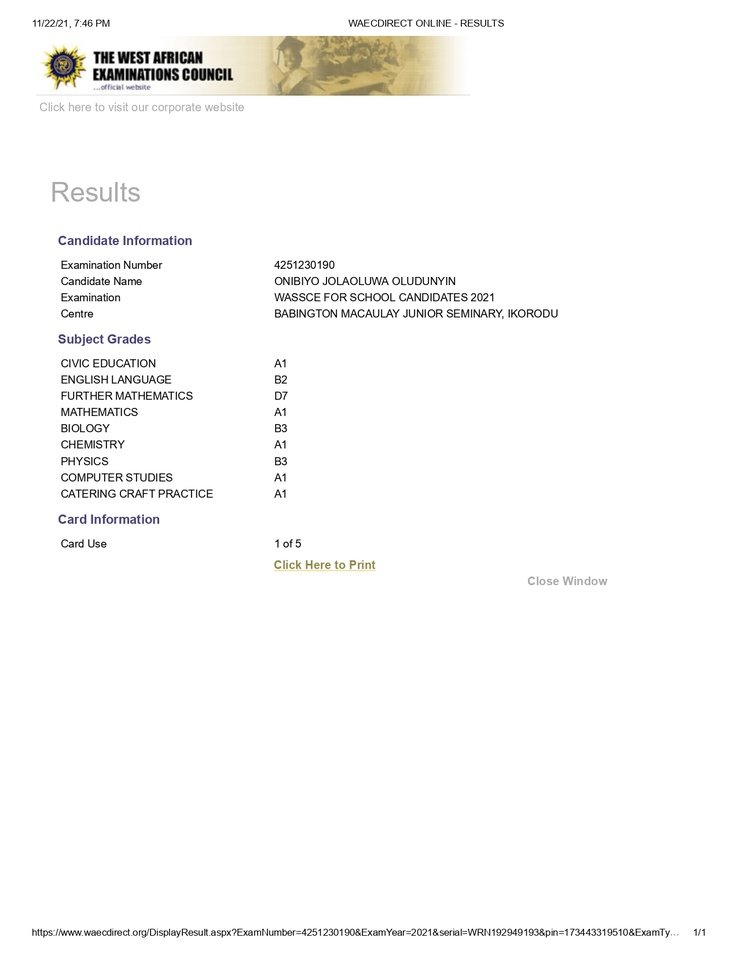
#> input picture backend/test_cert.jpg, 738 x 956 px, shrunk from 1275 x 1650 before the run
$ python -i ela.py   (imports and definitions only)   (older library calls are emulated)
#> lines starting #> are read from the running program, lines starting #| are printed output that depends on the picture; after the words box and inside, x2 and y2 are one past the last pixel; in counts of white or black regions, pixels touching at a corner belong together
# app/ela.py

import cv2
import numpy as np
from PIL import Image
import io
import os

def perform_ela(image_path: str, quality: int = 90) -> dict:
    """
    Error Level Analysis — detects tampered regions in certificate images.

    Returns:
        anomaly_score: 0–100 (higher = more likely tampered)
        risk_level: LOW / MEDIUM / HIGH
        flags: list of specific issues detected
    """
#> called with image_path = '../test_cert.jpg', quality = 90
    try:
        # Load original image
        original = Image.open(image_path).convert('RGB')
#> original is the input picture: PIL image 738x956 RGB; mean R, G, B 249.6, 249.3, 248.4
        original_array = np.array(original, dtype=np.float32)

        # Re-save at lower quality (simulate compression)
        buffer = io.BytesIO()
        original.save(buffer, 'JPEG', quality=quality)
        buffer.seek(0)
        compressed = Image.open(buffer).convert('RGB')
        compressed_array = np.array(compressed, dtype=np.float32)

        # Calculate pixel-level difference
        diff = np.abs(original_array - compressed_array)
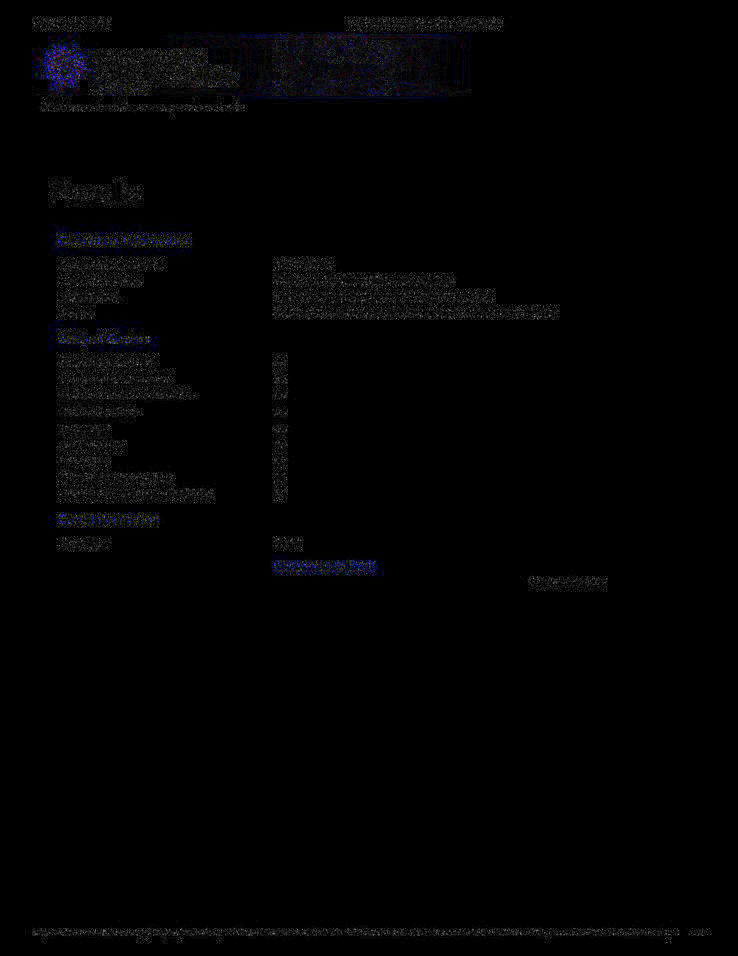
#> diff: shape (956, 738, 3) float32; mean R, G, B 0.3, 0.3, 0.3; drawn with min black and max white

        # Normalize to 0–255
        if diff.max() > 0:
            diff_normalized = (diff / diff.max() * 255).astype(np.uint8)
        else:
            diff_normalized = diff.astype(np.uint8)

        # Calculate anomaly metrics
        mean_diff = float(np.mean(diff))
#> mean_diff = 0.295
        std_diff = float(np.std(diff))
#> std_diff = 1.18
        max_diff = float(np.max(diff))
#> max_diff = 30

        # Detect high-anomaly regions (potential edit zones)
        gray_diff = cv2.cvtColor(diff_normalized, cv2.COLOR_RGB2GRAY)
        anomaly_threshold = max(25, float(np.percentile(gray_diff, 95)))
#> anomaly_threshold = 25
        _, high_anomaly_mask = cv2.threshold(
            gray_diff, anomaly_threshold, 255, cv2.THRESH_BINARY
        )
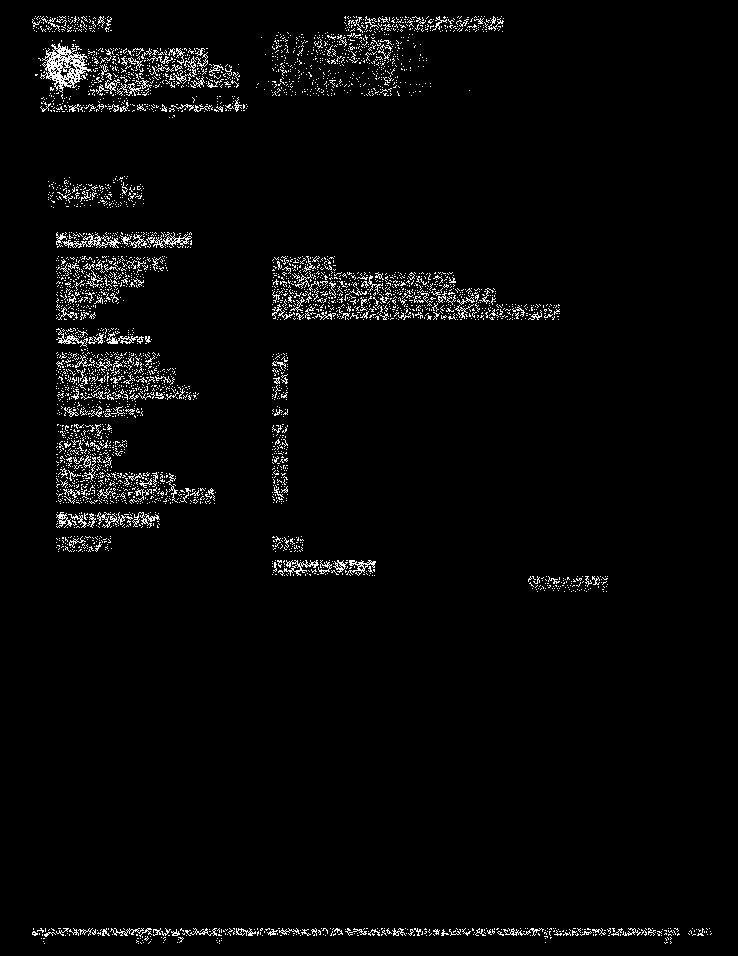
#> high_anomaly_mask: shape (956, 738); 2.9% white in thin lines or dots, all inside (x1, y1, x2, y2) = (32, 16, 712, 944)
        anomaly_pixel_ratio = float(
            np.sum(high_anomaly_mask > 0) / high_anomaly_mask.size
        )
#> anomaly_pixel_ratio = 0.0292

        # Calculate final anomaly score (0–100)
        # Keep the background noise low, but reward concentrated edit spikes.
        concentrated_artifact_boost = max_diff if max_diff > 50 else max_diff * 0.2
#> concentrated_artifact_boost = 6
        raw_score = (
            (mean_diff * 5) +
            (std_diff * 5) +
            (anomaly_pixel_ratio * 20) +
            concentrated_artifact_boost
        )
#> raw_score = 13.95
        anomaly_score = min(round(raw_score, 2), 100)
#> anomaly_score = 13.95

        # Determine risk level
        if anomaly_score < 30:
            risk_level = "LOW"
        elif anomaly_score < 60:
            risk_level = "MEDIUM"
        else:
            risk_level = "HIGH"

        # Generate specific flags
        flags = []
        if mean_diff > 3:
            flags.append("Significant pixel-level inconsistencies detected")
        if std_diff > 5:
            flags.append("High variance in image compression patterns")
        if anomaly_pixel_ratio > 0.02:
            flags.append("Large proportion of image shows editing artifacts")
        if max_diff > 50:
            flags.append("Extreme pixel differences found in specific regions")

        return {
            "success": True,
            "anomaly_score": anomaly_score,
            "risk_level": risk_level,
            "flags": flags,
            "metrics": {
                "mean_difference": round(mean_diff, 4),
                "std_difference": round(std_diff, 4),
                "anomaly_pixel_ratio": round(anomaly_pixel_ratio, 4),
                "max_difference": round(max_diff, 4)
            }
        }

    except Exception as e:
        return {
            "success": False,
            "error": str(e),
            "anomaly_score": None,
            "risk_level": "UNKNOWN"
        }


# [190 lines left out: functions check_metadata_consistency, analyze_visual_consistency, detect_blocking_artifacts, calculate_visual_trust_score, not called in this run]

>>> result = perform_ela('../test_cert.jpg')
#> result = 5 items
